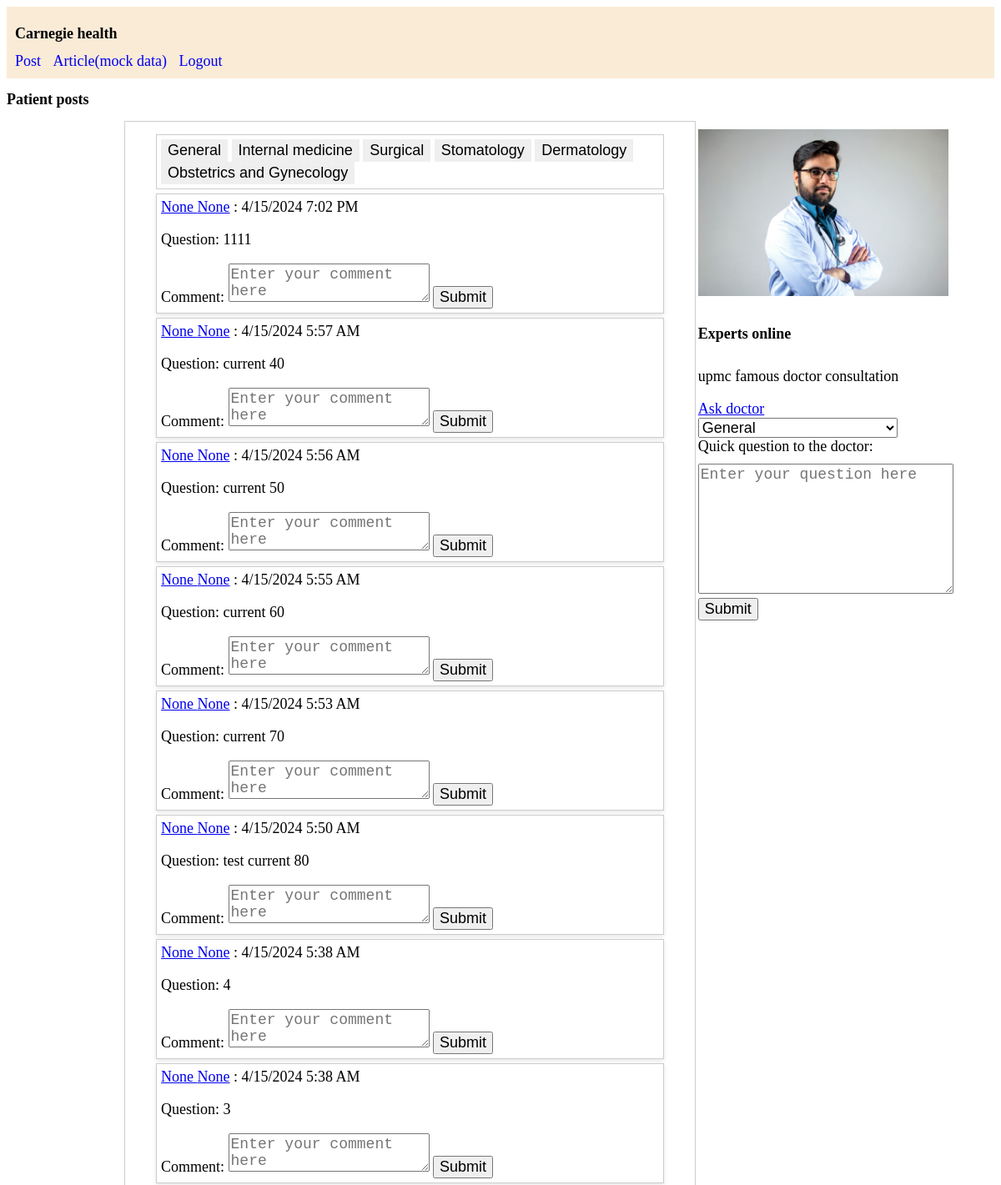
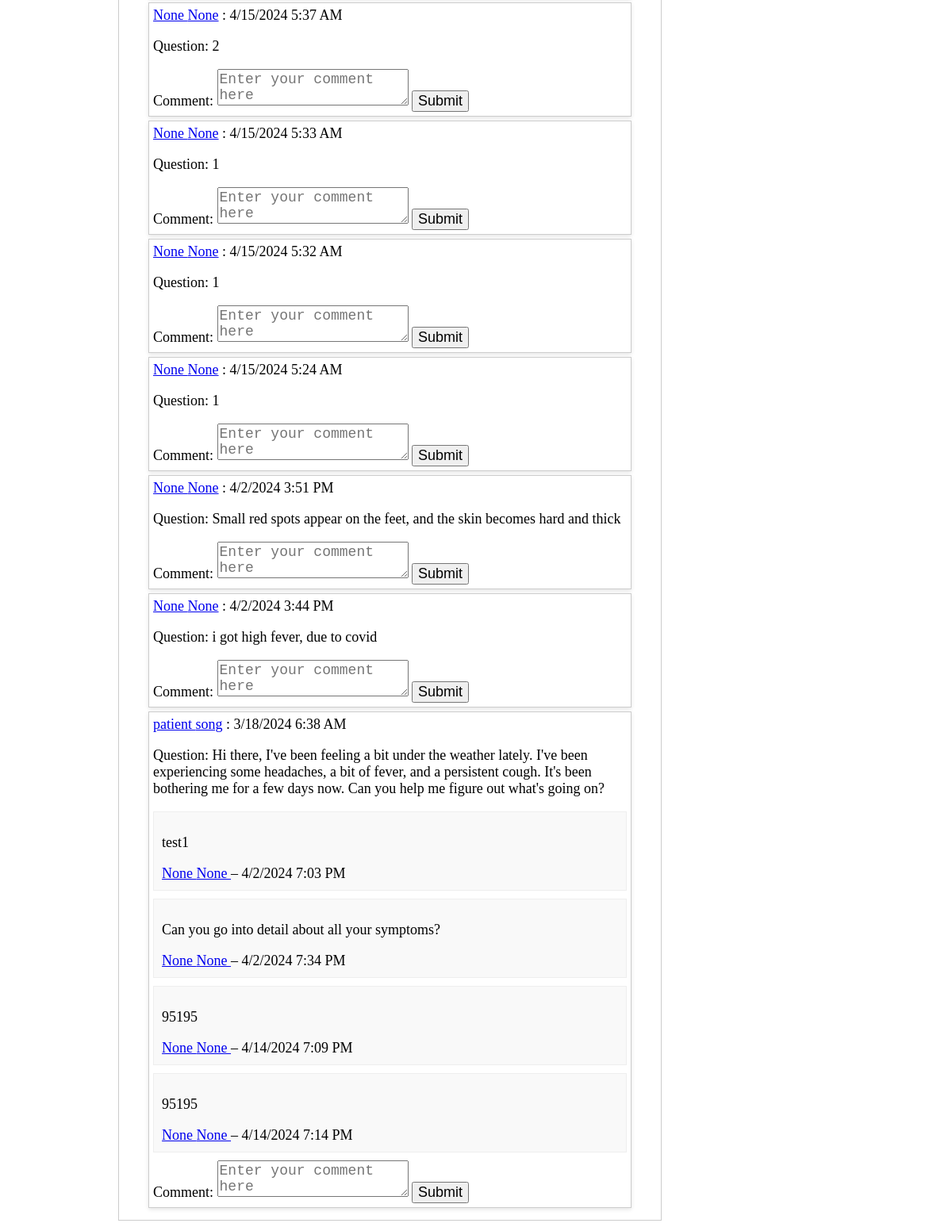
Page /global/ on the committed database (2 pictures, top to bottom).
### pdp/models.py (models this page shows, shortened)
class Post(models.Model):
    title = models.CharField(max_length=255,default="general question")
    author = models.ForeignKey(User, on_delete=models.CASCADE,default='1')
    content = models.TextField(default='Empty article')
    created_at = models.DateTimeField(auto_now_add=True)
    category = models.ForeignKey(Category, on_delete=models.SET_NULL, null=True, blank=True,default='General')

class Comment(models.Model):
    post = models.ForeignKey('Post', on_delete=models.CASCADE, related_name='comments')
    author = models.ForeignKey(User, on_delete=models.CASCADE,default='1')
    text = models.TextField()
    created_at = models.DateTimeField(auto_now_add=True)

### pdp/views.py (the view)
# urls.py: path('global/', views.global_stream_view, name='global'),
def global_stream_view(request):
    posts = Post.objects.all().order_by('-created_at')  # sort by time
    categories = Category.objects.all()  # Category
    return render(request, 'pdp/post_global.html', {'posts': posts, 'categories': categories})

### pdp/templates/pdp/post_global.html (shortened to what this page needs)
{% extends 'pdp/postBase.html' %}
{% block page_name %}Patient posts{% endblock %}
{% block content %}
{% load static %}
<link rel="stylesheet" type="text/css" href="{% static 'pdp/post.css' %}">
<div class="container">
    <div class="post-section" id="post-container">
        <div class="left_part">
            <div class="btn-group btn-group-sm" role="group" aria-label="...">
                <button type="button" class="btn btn-default" id="selected_button">General</button>
                <button type="button" class="btn btn-default">Internal medicine</button>
                <button type="button" class="btn btn-default">Surgical</button>
                <button type="button" class="btn btn-default">Stomatology</button>
                <button type="button" class="btn btn-default">Dermatology</button>
                <button type="button" class="btn btn-default">Obstetrics and Gynecology</button>
            </div>
            {% for post in posts %}
            <div class="post" id="id_post_div_{{ post.id }}">
                <a href="fake" id="id_post_profile_{{ post.id }}"> {{ post.author.first_name }} {{ post.author.last_name }}</a>
                : <span id="id_post_date_time_{{ post.id }}" class="time">{{ post.created_at|date:"n/j/Y g:i A" }}</span>
                <p id="id_post_text_{{ post.id }}"> Question: {{ post.content }}</p>
                {% for comment in post.comments.all %}
                <div class="comment" id="id_comment_div_{{comment.id}}">
                    <p id ="id_comment_text_{{comment.id}}">{{comment.text}}</p>
                    <a href="fake"  id="id_comment_profile_{{comment.id}}">
                        {{ comment.author.first_name }} {{ comment.author.last_name }}
                    </a> – <span class="time" id="id_comment_date_time_{{comment.id}}">{{ comment.created_at|date:"n/j/Y g:i A" }}</span>
                </div>
                {% endfor %}
                <form method="post" action="{% url 'add-comment' %}" class="comment-form" data-post-id="{{ post.id }}">
                    <label for="id_comment_input_text_{{ post.id }}" class="new-comment-label">Comment:</label>
                    <textarea name="text" id="id_comment_input_text_{{ post.id }}" placeholder="Enter your comment here" required></textarea>
                    <button type="submit" id="id_comment_button_{{ post.id }}">Submit</button>
                </form>
            </div>
            {% endfor %}
        </div>
    </div>
    <div class="form-container">
        <div class="card" style="width: 18rem;">
              <img class="card-img-top" src="{% static 'images/doctor_pic1.jpg' %}" alt="Card image cap" style="width: 300px; height: 200px;">
              <div class="card-body">
                <h5 class="card-title">Experts online</h5>
                <p class="card-text">upmc famous doctor consultation</p>
                <a href="#" class="btn btn-primary">Ask doctor</a>
              </div>
        </div>
        <form method="post"  action="{% url 'create_post' %}"  id="post-form">
            <div>
                <select name="category" id="id_category">
                    {% for category in categories %}
                        <option value="{{ category.id }}">{{ category.name }}</option>
                    {% endfor %}
                </select>
                <label for="id_post_input_text" class="new-post-label">Quick question to the doctor: </label>
                <textarea  type="text" name="content" id="id_post_input_text" placeholder="Enter your question here"></textarea>
                <button type="submit" id="id_post_button">Submit</button>
            </div>
        </form>
    </div>
</div>
{% endblock %}

### pdp/templates/pdp/postBase.html (shortened to what this page needs)
<!DOCTYPE html>
<html lang="en">
<head>
    {% load static %}
    <link rel="stylesheet" type="text/css" href="{% static 'pdp/styles.css' %}">
</head>
<body>
<header>
    <div id="id_header_div">
        <h1 class="site-name" id="id_site_name">Carnegie health</h1>
        <nav>
            <ul>
                <li><a href="{% url 'global' %}" id="id_nav_global_stream">Post</a></li>
                <li><a href="{% url 'article' %}" id="id_nav_article_stream">Article(mock data)</a></li>
                <li><a href="{% url 'logout' %}" id="id_nav_logout">Logout</a></li>
            </ul>
        </nav>
    </div>
</header>
<main>
    <h2 class="page-name" id="id_page_name">{% block page_name %}Page Name{% endblock %}</h2>
    {% block content %}{% endblock %}
</main>
</body>
</html>

### pdp/static/pdp/styles.css (style rules this page uses)
* { font-size: 18px; }
#id_header_div { background-color: antiquewhite; padding: 10px; }
.site-name { display: inline-block; margin-right: 20px; color: blank; }
nav ul { list-style-type: none; padding: 0; margin: 0; }
nav ul li { display: inline; margin-right: 10px; }
nav ul li a { color: blank; text-decoration: none; }
.new-post-label { margin-right: 10px; }

### pdp/static/pdp/post.css (style rules this page uses)
.left_part { border: 1px solid #ccc; margin-left: 17%; padding: 10px; width: 80%; }
.post { border: 1px solid #ccc; margin: 5px auto; padding: 5px; width: 90%; box-shadow: 0 2px 5px rgba(0, 0, 0, 0.1); background-color: #fff; }
.form-container { width: 80%; margin: 10px auto; }
.comment { border: 1px solid #eee; margin-bottom: 10px; padding: 10px; background-color: #f9f9f9; }
.container { display: flex; }
.post-section { flex: 7; }
.form-container { flex: 3; }
.btn-group { margin: 5px auto; padding: 5px; width: 90%; border: 1px solid #ccc; }
.btn { border-color: transparent !important; }
.new-post-label, #id_post_button { display: block; margin-bottom: 10px; }
#id_post_input_text { width: 300px; height: 150px; }
.card-img-top { margin-bottom: 0; }

### rows in the picture
Post: author.first_name "None", author.last_name "None", created_at "4/15/2024 7:02 PM", content "1111", text "Enter your comment here"
Post: author.first_name "None", author.last_name "None", created_at "4/15/2024 5:57 AM", content "current 40", text "Enter your comment here"
Post: author.first_name "None", author.last_name "None", created_at "4/15/2024 5:56 AM", content "current 50", text "Enter your comment here"
Post: author.first_name "None", author.last_name "None", created_at "4/15/2024 5:55 AM", content "current 60", text "Enter your comment here"
Post: author.first_name "None", author.last_name "None", created_at "4/15/2024 5:53 AM", content "current 70", text "Enter your comment here"
Post: author.first_name "None", author.last_name "None", created_at "4/15/2024 5:50 AM", content "test current 80", text "Enter your comment here"
Post: author.first_name "None", author.last_name "None", created_at "4/15/2024 5:38 AM", content "4", text "Enter your comment here"
Post: author.first_name "None", author.last_name "None", created_at "4/15/2024 5:38 AM", content "3", text "Enter your comment here"
Post: author.first_name "None", author.last_name "None", created_at "4/15/2024 5:37 AM", content "2", text "Enter your comment here"
Post: author.first_name "None", author.last_name "None", created_at "4/15/2024 5:33 AM", content "1", text "Enter your comment here"
Post: author.first_name "None", author.last_name "None", created_at "4/15/2024 5:32 AM", content "1", text "Enter your comment here"
Post: author.first_name "None", author.last_name "None", created_at "4/15/2024 5:24 AM", content "1", text "Enter your comment here"
Post: author.first_name "None", author.last_name "None", created_at "4/2/2024 3:51 PM", content "Small red spots appear on the feet, and the skin becomes hard and thick", text "Enter your comment here"
Post: author.first_name "None", author.last_name "None", created_at "4/2/2024 3:44 PM", content "i got high fever, due to covid", text "Enter your comment here"
Post: author.first_name "patient", author.last_name "song", created_at "3/18/2024 6:38 AM", content "Hi there, I've been feeling a bit under the weather lately. I've been experiencing some headaches, a bit of fever, and a persistent cough. It's been bothering me for a few days now. Can you help me figure out what's going on?", text "Enter your comment here"
Comment: text "test1", author.first_name "None", author.last_name "None", created_at "4/2/2024 7:03 PM"
Comment: text "Can you go into detail about all your symptoms?", author.first_name "None", author.last_name "None", created_at "4/2/2024 7:34 PM"
Comment: text "95195", author.first_name "None", author.last_name "None", created_at "4/14/2024 7:09 PM"
Comment: text "95195", author.first_name "None", author.last_name "None", created_at "4/14/2024 7:14 PM"

### other values in the picture
form field category "General"
